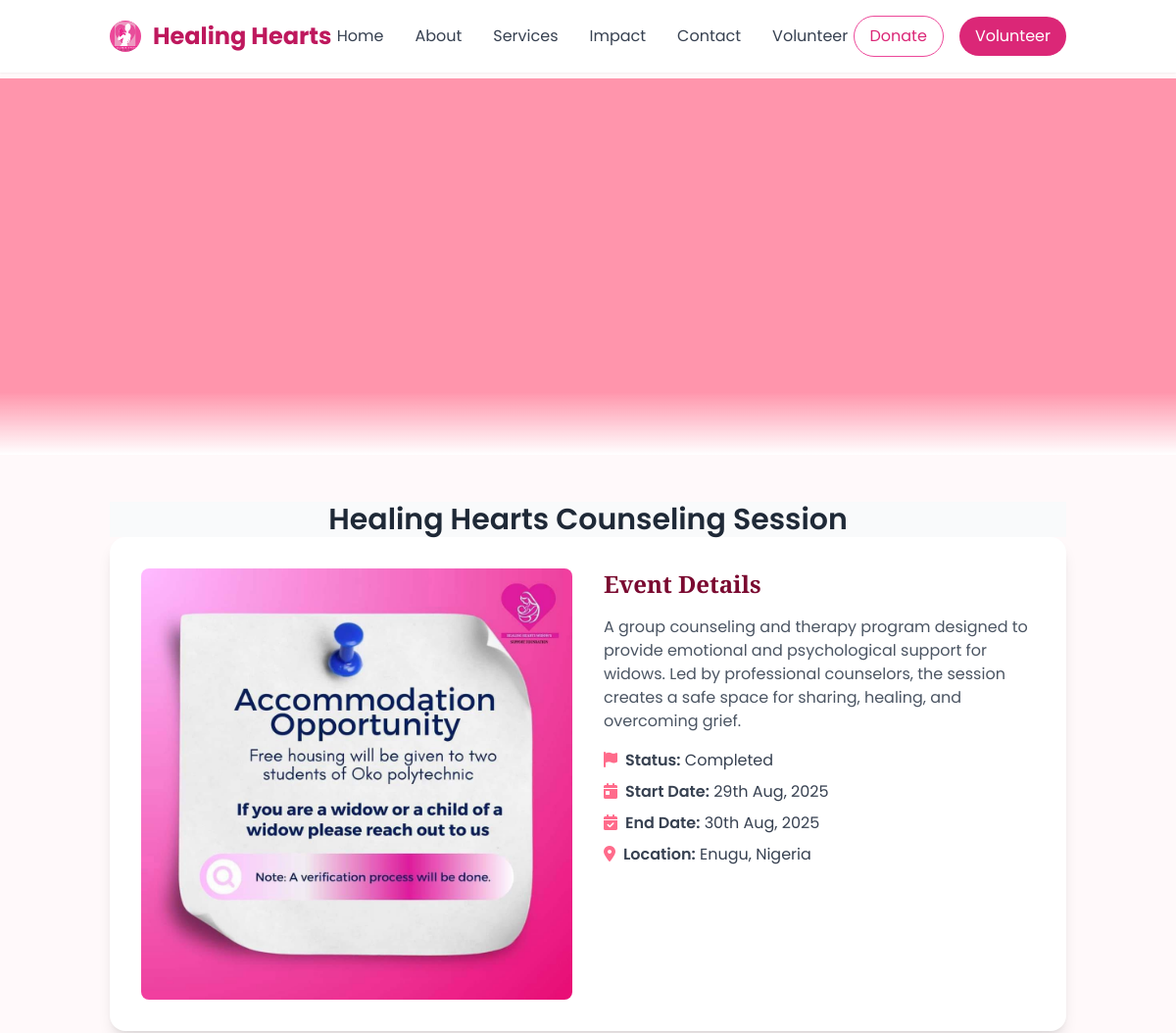
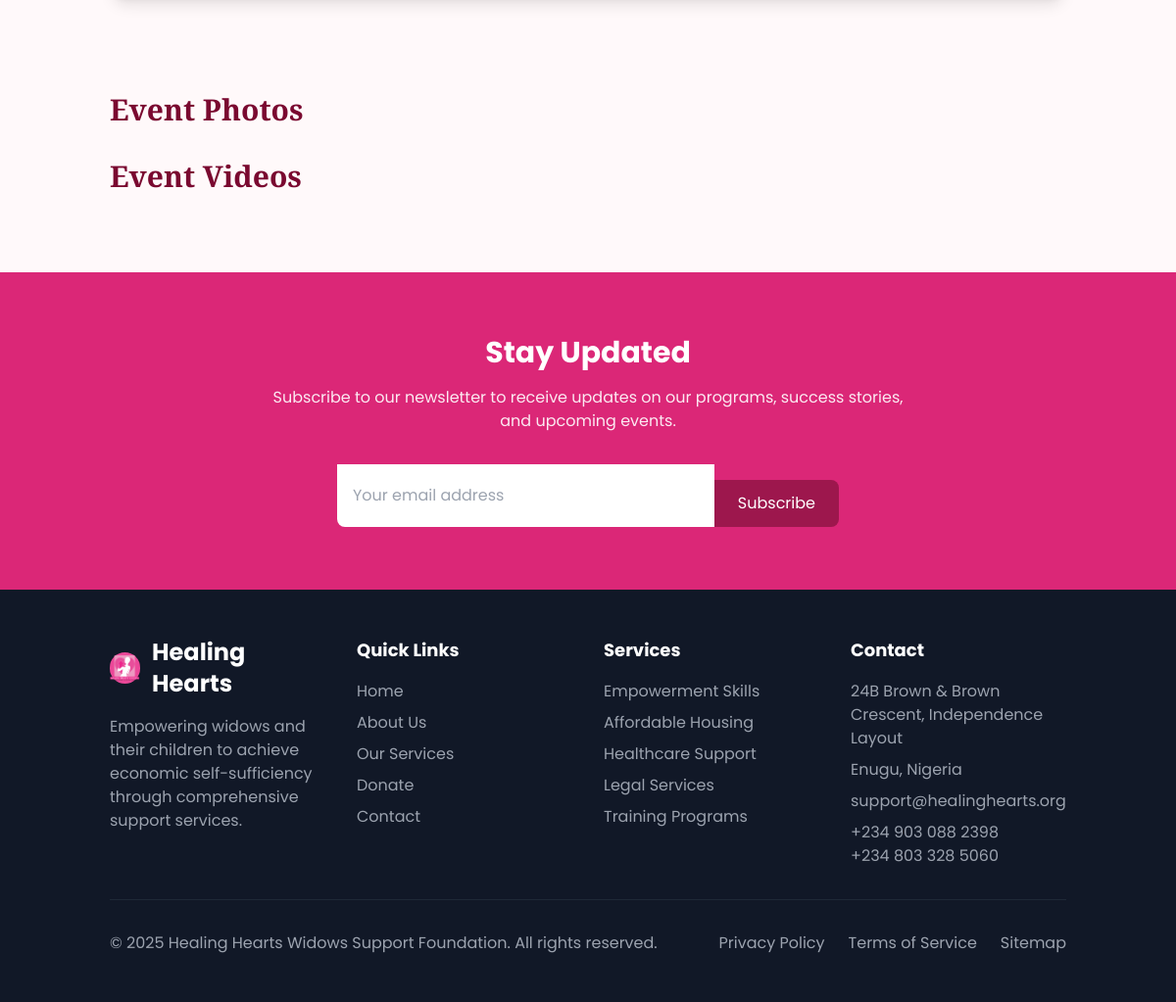
/event-detail.php?title=Healing Hearts Counseling Session, run on the app's committed database (2 pictures, top to bottom).
### tables this page shows
CREATE TABLE IF NOT EXISTS `event` (
  `id` int NOT NULL AUTO_INCREMENT,
  `title` varchar(45) NOT NULL,
  `description` text NOT NULL,
  `banner` varchar(65) NOT NULL,
  `status` varchar(25) NOT NULL DEFAULT 'upcoming',
  `startDate` timestamp NOT NULL,
  `endDate` timestamp NOT NULL,
  PRIMARY KEY (`id`)
);

### event-detail.php (the view, shortened to what this page needs)
<?php
    include_once 'inc/database.php';
    $title = $_GET['title'];
     $sql = 'SELECT * FROM event WHERE title = :title';
    $stmt = $pdo->prepare($sql);
    $stmt->execute(['title' => $title]);
    $row = $stmt->fetch();
    $originalStart = $row -> startDate;
    $originalEnd = $row -> endDate;
    $dateStart = new DateTime($originalStart);
    $dateEnd = new DateTime($originalEnd);
    $formattedStartDate = $dateStart->format('jS M, Y');
    $formattedEndDate = $dateEnd->format('jS M, Y');
?>
<!DOCTYPE html>
<html lang="en">
<head>
    <script src="https://cdn.tailwindcss.com"></script>
    <link rel="stylesheet" href="https://cdnjs.cloudflare.com/ajax/libs/font-awesome/6.4.0/css/all.min.css">
</head>
<body class="text-gray-700">
    <header class="fixed top-0 left-0 w-full z-40 bg-white/90 backdrop-blur-md shadow-sm">
        <div class="container mx-auto px-6 py-4">
            <div class="flex items-center justify-between">
                <a href="#" class="flex items-center">
                    <img src="logo.png" alt="logo"
                        class="mr-3 h-8 w-8 rounded-full bg-pink-500 flex items-center justify-center text-white font-bold">
                    <span class="text-2xl font-bold text-pink-700 font-playfair">Healing Hearts</span>
                </a>
                <div class="hidden md:flex space-x-8">
                    <a href="index" class="text-gray-700 hover:text-pink-600 transition">Home</a>
                    <a href="about" class="text-gray-700 hover:text-pink-600 transition">About</a>
                    <a href="services" class="text-gray-700 hover:text-pink-600 transition">Services</a>
                    <a href="impact" class="text-gray-700 hover:text-pink-600 transition">Impact</a>
                    <a href="contact" class="text-gray-700 hover:text-pink-600 transition">Contact</a>
                    <a href="volunteer" class="text-gray-700 hover:text-pink-600 transition">Volunteer</a>
                </div>
                <div class="hidden md:flex items-center space-x-4">
                    <a href="index#donate"
                        class="px-4 py-2 border border-pink-500 text-pink-600 rounded-full hover:bg-pink-50 transition">Donate</a>
                    <a href="volunteer"
                        class="px-4 py-2 bg-pink-600 text-white rounded-full hover:bg-pink-700 transition">Volunteer</a>
                </div>
            </div>
        </div>
    </header>
    <div class="h-20"></div>
    <section class="relative h-96">
        <div class="absolute inset-0 bg-primary opacity-70"></div>
        <div class="relative z-10 h-full flex items-center justify-center text-center px-4">
        </div>
        <div class="absolute bottom-0 left-0 right-0 h-16 bg-gradient-to-t from-white to-transparent"></div>
    </section>
    <section class="container mx-auto px-6 py-12 select-text">
        <div class="flex justify-center items-center bg-gray-50">
            <h2 class="text-3xl font-semibold text-gray-800">
                <?php echo htmlspecialchars($title); ?>
            </h2>
        </div>
        <div class="bg-white rounded-2xl shadow-lg p-8 md:flex md:space-x-8 card-hover">
            <div class="md:w-1/2 flex justify-center items-center">
                <img src="admin/<?php echo $row-> banner ?>" alt="Event Banner"
                    class="rounded-lg w-full h-auto object-contain">
            </div>
            <div class="md:w-1/2 mt-6 md:mt-0">
                <h2 class="text-2xl font-bold text-dark heading-font mb-4">Event Details</h2>
                <p class="text-gray-600 mb-4">
                    <?php echo $row-> description ?>
                </p>
                <ul class="space-y-2 text-gray-700">
                    <li><i class="fas fa-flag text-primary mr-2"></i><span class="font-semibold">Status:</span>
                        <?php echo $row-> status ?>
                    </li>
                    <li><i class="fas fa-calendar-day text-primary mr-2"></i><span class="font-semibold">Start
                            Date:</span>
                        <?php echo $formattedStartDate ?>
                    </li>
                    <li><i class="fas fa-calendar-check text-primary mr-2"></i><span class="font-semibold">End
                            Date:</span>
                        <?php echo $formattedEndDate ?>
                    </li>
                    <li><i class="fas fa-map-marker-alt text-primary mr-2"></i><span
                            class="font-semibold">Location:</span>
                        Enugu, Nigeria
                    </li>
                </ul>
            </div>
        </div>
    </section>
    <section class="container mx-auto px-6 py-12">
        <h2 class="text-3xl font-bold text-dark heading-font mb-8">Event Photos</h2>
        <h2 class="text-3xl font-bold text-dark heading-font mb-8">Event Videos</h2>
    </section>
    <section class="py-16 bg-pink-600">
        <div class="container mx-auto px-6 text-center">
            <h2 class="text-2xl md:text-3xl font-bold text-white mb-4 font-playfair">
                Stay Updated
            </h2>
            <p class="text-white/90 max-w-2xl mx-auto mb-8">
                Subscribe to our newsletter to receive updates on our programs,
                success stories, and upcoming events.
            </p>
            <div class="max-w-lg mx-auto flex flex-col sm:flex-row">
                <input type="email" placeholder="Your email address"
                    class="w-full sm:flex-1 py-3 px-4 rounded-t-lg sm:rounded-t-none sm:rounded-l-lg focus:outline-none focus:ring-2 focus:ring-pink-300" />
                <button
                    class="mt-4 bg-pink-800 text-white py-3 px-6 rounded-b-lg sm:rounded-b-none sm:rounded-r-lg hover:bg-pink-900 transition w-full sm:w-auto">
                    Subscribe
                </button>
            </div>
        </div>
    </section>
    <footer class="bg-gray-900 text-white py-12">
        <div class="container mx-auto px-6">
            <div class="grid grid-cols-1 md:grid-cols-2 lg:grid-cols-4 gap-8 mb-8">
                <div>
                    <div class="flex items-center mb-4">
                        <span
                            class="mr-3 h-8 w-8 rounded-full bg-pink-500 flex items-center justify-center text-white font-bold">
                            <img src="logo.png" alt="logo">
                        </span>
                        <span class="text-2xl font-bold text-white font-playfair">Healing Hearts</span>
                    </div>
                    <p class="text-gray-400">
                        Empowering widows and their children to achieve economic
                        self-sufficiency through comprehensive support services.
                    </p>
                </div>
                <div>
                    <h3 class="text-lg font-bold mb-4">Quick Links</h3>
                    <ul class="space-y-2">
                        <li>
                            <a href="index" class="text-gray-400 hover:text-white transition">Home</a>
                        </li>
                        <li>
                            <a href="about" class="text-gray-400 hover:text-white transition">About Us</a>
                        </li>
                        <li>
                            <a href="service" class="text-gray-400 hover:text-white transition">Our Services</a>
                        </li>
                        <li>
                            <a href="index#donate" class="text-gray-400 hover:text-white transition">Donate</a>
                        </li>
                        <li>
                            <a href="contact" class="text-gray-400 hover:text-white transition">Contact</a>
                        </li>
                    </ul>
                </div>
                <div>
                    <h3 class="text-lg font-bold mb-4">Services</h3>
                    <ul class="space-y-2">
                        <li>
                            <a href="#" class="text-gray-400 hover:text-white transition">Empowerment Skills</a>
                        </li>
                        <li>
                            <a href="#" class="text-gray-400 hover:text-white transition">Affordable Housing</a>
                        </li>
                        <li>
                            <a href="#" class="text-gray-400 hover:text-white transition">Healthcare Support</a>
                        </li>
                        <li>
                            <a href="#" class="text-gray-400 hover:text-white transition">Legal Services</a>
                        </li>
                        <li>
                            <a href="#" class="text-gray-400 hover:text-white transition">Training Programs</a>
                        </li>
                    </ul>
                </div>
                <div>
                    <h3 class="text-lg font-bold mb-4">Contact</h3>
                    <address class="not-italic text-gray-400">
                        <p class="mb-2">24B Brown & Brown Crescent, Independence Layout </p>
                        <p class="mb-2">Enugu, Nigeria</p>
                        <p class="mb-2">support@healinghearts.org</p>
                        <p>+234 903 088 2398</p>
                        <p>+234 803 328 5060</p>
                    </address>
                </div>
            </div>
            <div class="pt-8 border-t border-gray-800 flex flex-col md:flex-row justify-between items-center">
                <p class="text-gray-400 mb-4 md:mb-0">
                    © 2025 Healing Hearts Widows Support Foundation. All rights
                    reserved.
                </p>
                <div class="flex space-x-6">
                    <a href="#" class="text-gray-400 hover:text-white transition">Privacy Policy</a>
                    <a href="#" class="text-gray-400 hover:text-white transition">Terms of Service</a>
                    <a href="#" class="text-gray-400 hover:text-white transition">Sitemap</a>
                </div>
            </div>
        </div>
    </footer>
</body>
</html>

### event-detail.php (style rules this page uses)
body { font-family: 'Poppins', sans-serif; background-color: #fff9fa; }
.heading-font { font-family: 'Playfair Display', serif; }

### data on the page
event: banner (picture), description "A group counseling and therapy program designed to provide emotional and psychological support for widows. Led by professional counselors, the session creates a safe space for sharing, healing, and overcoming grief.", status "Completed", startDate "29th Aug, 2025", endDate "30th Aug, 2025"

### other printed values
$title "Healing Hearts Counseling Session"
